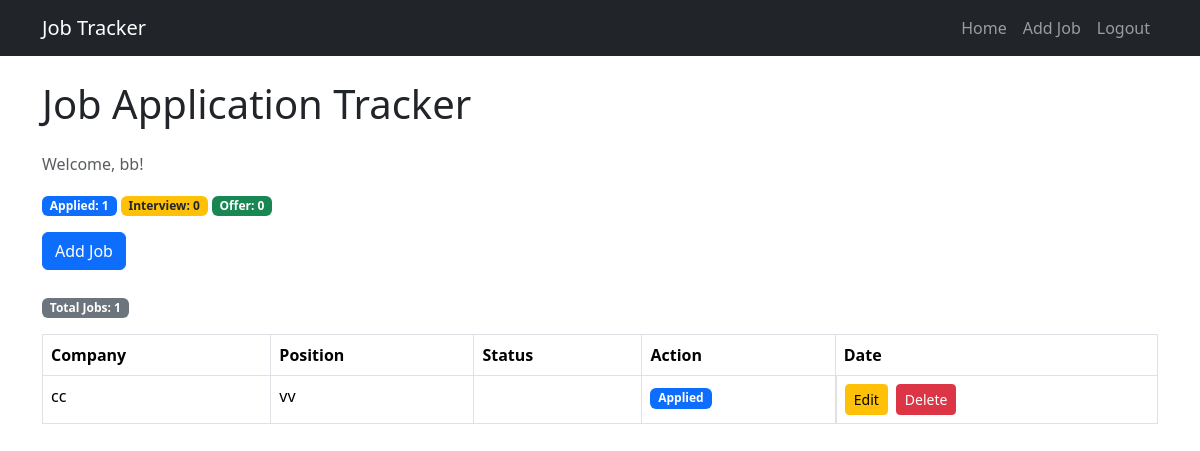
Page / (signed in) on the earlier database version.
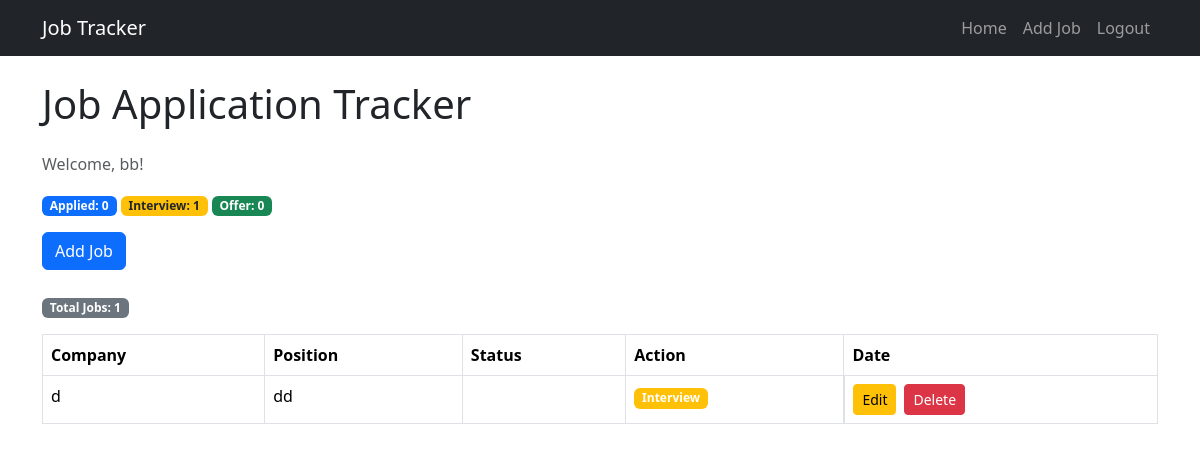
Same page on the later database version.
### tables this page shows
CREATE TABLE jobs (
    id INTEGER PRIMARY KEY AUTOINCREMENT,
    user_id INTEGER,
    company TEXT NOT NULL,
    position TEXT NOT NULL,
    status TEXT NOT NULL
);

### app.py (the view)
@app.route("/")
def index():
    if "user_id" not in session:
        return redirect("/login")
    db.execute(
        "SELECT * FROM jobs WHERE user_id = ?",
        (session["user_id"],)
    )
    jobs = db.fetchall()
    applied = 0
    interview = 0
    offer = 0
    for job in jobs:
        if job[4] == "Applied":
            applied += 1
        elif job[4] == "Interview":
            interview += 1
        elif job[4] == "Offer":
            offer += 1
    return render_template(
        "index.html",
        jobs=jobs,
        applied=applied,
        interview=interview,
        offer=offer
    )

### templates/index.html (shortened to what this page needs)
{% extends "layout.html" %}
{% block main %}
{% if jobs %}
<h1 class="mb-4">Job Application Tracker</h1>
<p class="text-muted">
    Welcome, {{ session["username"] }}!
</p>
<div class="mb-3">
    <span class="badge bg-primary">
        Applied: {{ applied }}
    </span>
    <span class="badge bg-warning text-dark">
        Interview: {{ interview }}
    </span>
    <span class="badge bg-success">
        Offer: {{ offer }}
    </span>
</div>
<a href="/add" class="btn btn-primary mb-4">
    Add Job
</a>
<p>
    <span class="badge bg-secondary">
        Total Jobs: {{ jobs|length }}
    </span>
</p>
<table class="table table-bordered table-hover">
    <thead>
        <tr>
            <th>Company</th>
            <th>Position</th>
            <th>Status</th>
            <th>Action</th>
            <th>Date</th>
        </tr>
    </thead>
    <tbody>
        {% for job in jobs %}
        <tr>
            <td>{{ job[2] }}</td>
            <td>{{ job[3] }}</td>
            <td>{{ job[5] }}</td>
            <td>{% if job[4] == "Applied" %}
                <span class="badge bg-primary">Applied</span>
            {% elif job[4] == "Interview" %}
                <span class="badge bg-warning">Interview</span>
            {% elif job[4] == "Offer" %}
                <span class="badge bg-success">Offer</span>
            {% elif job[4] == "Rejected" %}
                <span class="badge bg-danger">Rejected</span>
            {% else %}
                <span class="badge bg-secondary">{{ job[4] }}</span>
            {% endif %}
            </td>
                <td class="d-flex gap-2">
                    <a href="/edit/{{ job[0] }}" class="btn btn-warning btn-sm">
                        Edit
                    </a>
                    <form action="/delete/{{ job[0] }}" method="post" style="display:inline;">
                    <button
                        class="btn btn-danger btn-sm"
                        type="submit"
                        onclick="return confirm('Delete this job?')">
                        Delete
                    </button>
                </form>
            </td>
        </tr>
        {% endfor %}
    </tbody>
</table>
{% endif %}
{% endblock %}

### templates/layout.html (shortened to what this page needs)
<!DOCTYPE html>
<html lang="en">
<head>
    <link href="https://cdn.jsdelivr.net/npm/bootstrap@5.3.3/dist/css/bootstrap.min.css" rel="stylesheet">
</head>
<body>
    <nav class="navbar navbar-expand-lg navbar-dark bg-dark">
        <div class="container">
            <a class="navbar-brand" href="/">Job Tracker</a>
        <div class="navbar-nav ms-auto">
            {% if session.get("user_id") %}
                <a class="nav-link" href="/">Home</a>
                <a class="nav-link" href="/add">Add Job</a>
                <a class="nav-link" href="/logout">Logout</a>
            {% else %}
                <a class="nav-link" href="/login">Login</a>
                <a class="nav-link" href="/register">Register</a>
            {% endif %}
        </div>
        </div>
    </nav>
    <main class="container mt-4">
        {% block main %}{% endblock %}
    </main>
</body>
</html>

Differences in the rows shown:
removed jobs: company "cc", position "vv", status "Applied"
added jobs: company "d", position "dd", status "Interview"
Other differences:
{{ applied }}: "1" → "0"
{{ interview }}: "0" → "1"
